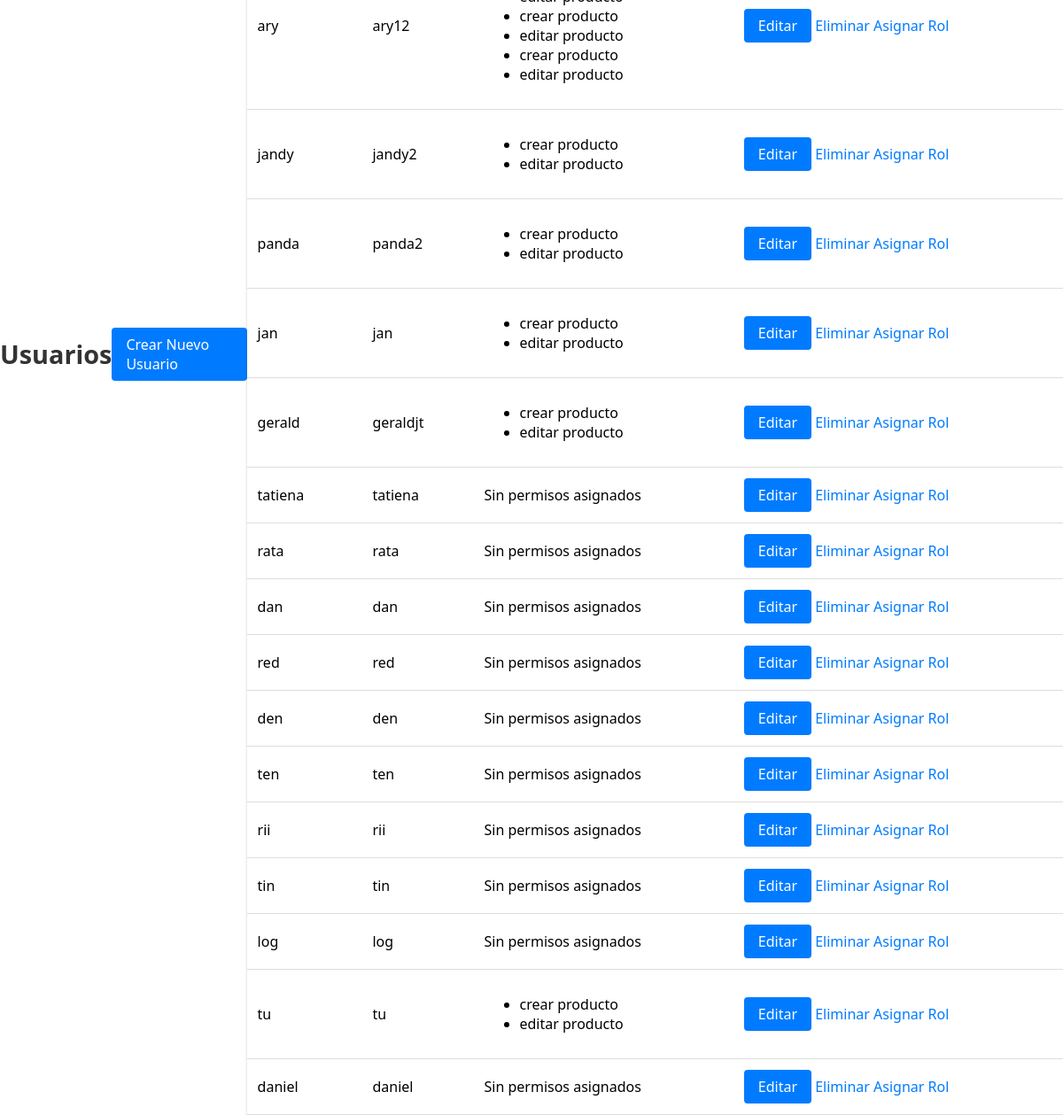
Screenshot of /usuarios/ with the database file from the repository.
### log/models.py (models this page shows, shortened)
class Usuario(models.Model):
    id = models.AutoField(primary_key=True, db_column='idUsuarios')
    nombre = models.CharField(max_length=45)
    email = models.EmailField()
    user = models.CharField(max_length=45, unique=True)
    password = models.CharField(max_length=128)  # Aumenta el tamaño para almacenar el hash
    class Meta:
        db_table = 'Usuarios'
        verbose_name = 'Usuario'
        verbose_name_plural = 'Usuarios'

class Funcion(models.Model):
    id = models.AutoField(primary_key=True, db_column='idFunciones')
    descripcion = models.CharField(max_length=45)
    class Meta:
        db_table = 'Funciones'
        verbose_name = 'Función'
        verbose_name_plural = 'Funciones'

### log/views.py (the view)
# urls.py: path('usuarios/', views.lista_usuarios, name='lista_usuarios'),
def lista_usuarios(request):
    usuarios_con_permisos = []
    for usuario in Usuario.objects.all():
        permisos = Funcion.objects.filter(roles__usuariorol__usuario=usuario)
        usuarios_con_permisos.append({
            'usuario': usuario,
            'permisos': permisos
        })
        print(f"Usuario: {usuario.nombre} ({usuario.user}) - Permisos:")
        for permiso in permisos:
            print(f"  - {permiso.descripcion}")
    return render(request, 'log/usuarios/lista_usuarios.html', {'usuarios_con_permisos': usuarios_con_permisos})

### log/templates/log/usuarios/lista_usuarios.html (shortened to what this page needs)
{% load static %}
<!DOCTYPE html>
<html lang="es">
<head>
    <link rel="stylesheet" type="text/css" href="{% static 'log/styles.css' %}">
</head>
<body>
        <h1>Usuarios</h1>
        <a href="{% url 'crear_usuario' %}" class="btn-primary">Crear Nuevo Usuario</a>
    <table>
        <tbody>
            {% for item in usuarios_con_permisos %}
            <tr>
                <td>{{ item.usuario.nombre }}</td>
                <td>{{ item.usuario.user }}</td>
                <td>
                    {% if item.permisos %}
                        <ul>
                            {% for permiso in item.permisos %}
                                <li>{{ permiso.descripcion }}</li>
                            {% endfor %}
                        </ul>
                    {% else %}
                        Sin permisos asignados
                    {% endif %}
                </td>
                <td>
                    <a href="{% url 'editar_usuario' item.usuario.id %}" class="btn-primary">Editar</a>
                    <a href="{% url 'eliminar_usuario' item.usuario.id %}" class="btn-danger">Eliminar</a>
                    <a href="{% url 'asignar_rol_usuario' item.usuario.id %}" class="btn-secondary">Asignar Rol</a>
                </td>
            </tr>
            {% endfor %}
        </tbody>
    </table>
</body>
</html>

### log/static/log/styles.css (style rules this page uses)
body { background-repeat: no-repeat; background-attachment: fixed; background-size: cover; font-family: "Segoe UI", Tahoma, Geneva, Verdana, sans-serif; display: flex; justify-content: center; align-items: center; height: 100vh; margin: 0; }
h1 { text-align: center; font-size: 1.8rem; color: #333; margin-bottom: 20px; }
a { color: #007bff; text-decoration: none; }
table { width: 100%; border-collapse: collapse; margin: 20px 0; background-color: white; box-shadow: 0 1px 3px rgba(0, 0, 0, 0.2); }
th, td { padding: 12px; text-align: left; border-bottom: 1px solid #ddd; }
.btn-primary { background-color: #007bff; color: white; padding: 8px 16px; border-radius: 4px; text-decoration: none; display: inline-block; }

### rows the page displays
Usuario: usuario.nombre "ary", usuario.user "ary12"
Funcion: descripcion "crear producto"
Funcion: descripcion "editar producto"
Usuario: usuario.nombre "jandy", usuario.user "jandy2"
Usuario: usuario.nombre "panda", usuario.user "panda2"
Usuario: usuario.nombre "jan", usuario.user "jan"
Usuario: usuario.nombre "gerald", usuario.user "geraldjt"
Usuario: usuario.nombre "tatiena", usuario.user "tatiena", shows "Sin permisos asignados"
Usuario: usuario.nombre "rata", usuario.user "rata", shows "Sin permisos asignados"
Usuario: usuario.nombre "dan", usuario.user "dan", shows "Sin permisos asignados"
Usuario: usuario.nombre "red", usuario.user "red", shows "Sin permisos asignados"
Usuario: usuario.nombre "den", usuario.user "den", shows "Sin permisos asignados"
Usuario: usuario.nombre "ten", usuario.user "ten", shows "Sin permisos asignados"
Usuario: usuario.nombre "rii", usuario.user "rii", shows "Sin permisos asignados"
Usuario: usuario.nombre "tin", usuario.user "tin", shows "Sin permisos asignados"
Usuario: usuario.nombre "log", usuario.user "log", shows "Sin permisos asignados"
Usuario: usuario.nombre "tu", usuario.user "tu"
Usuario: usuario.nombre "daniel", usuario.user "daniel", shows "Sin permisos asignados"
